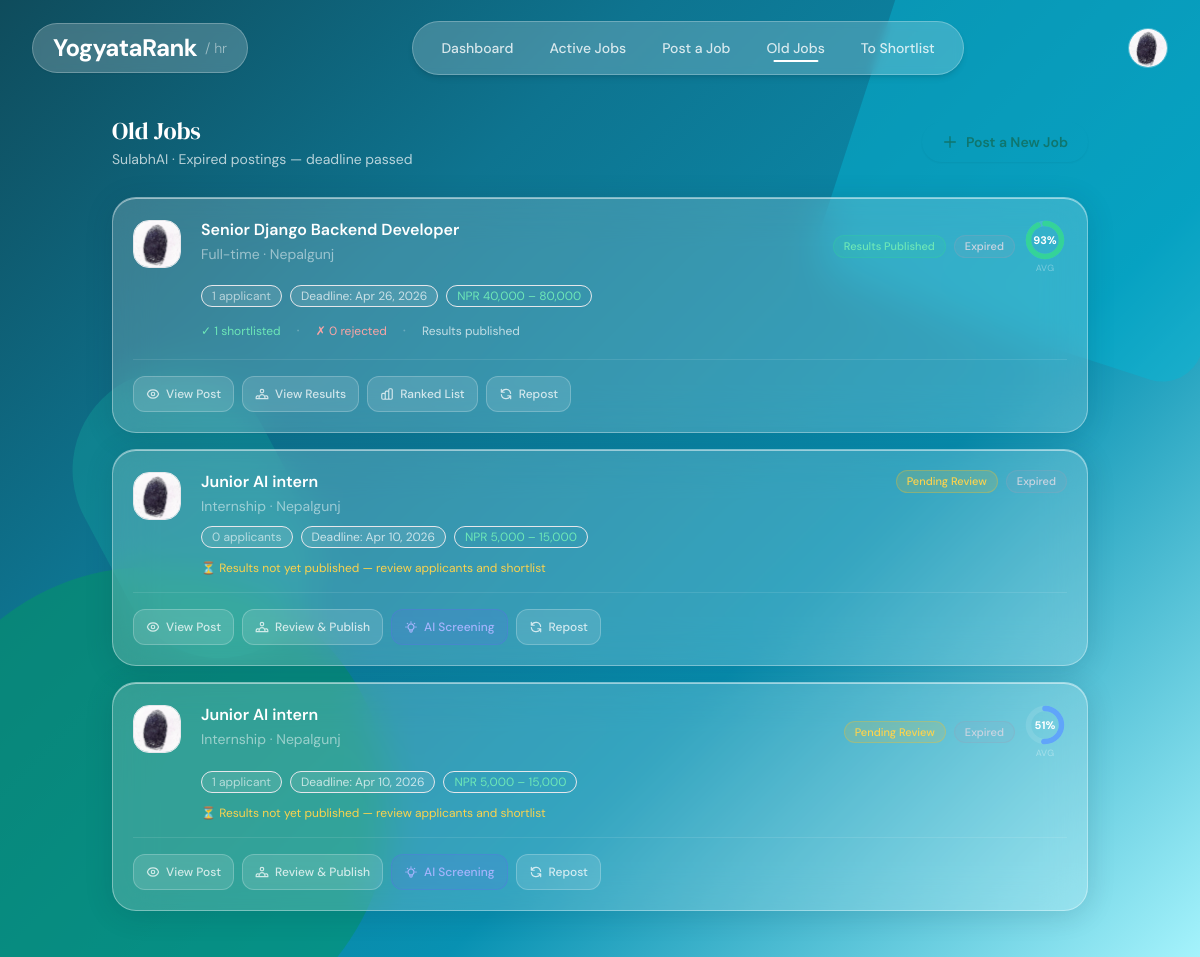
Page /jobs/old/ (signed in) on the earlier database version.
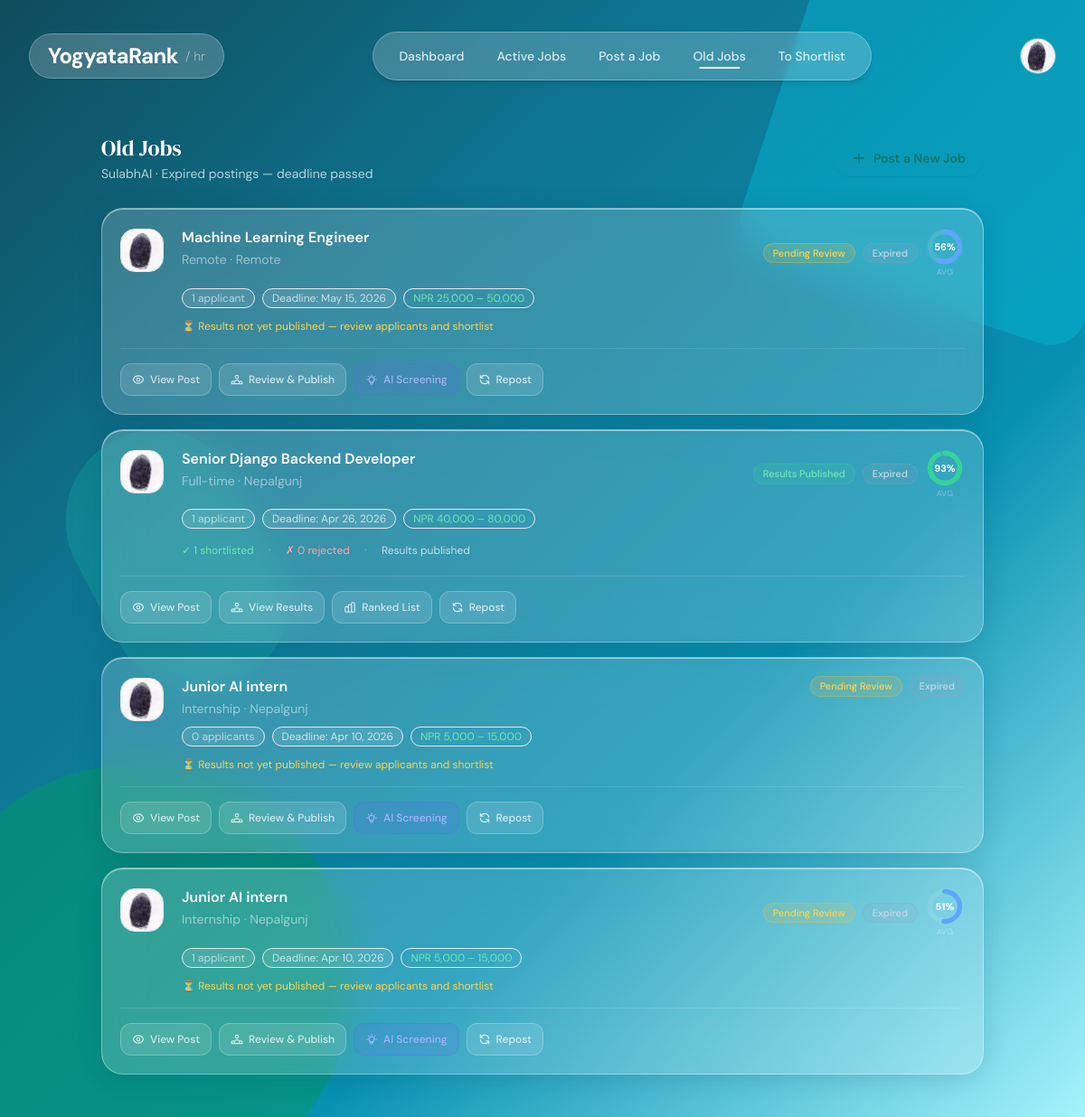
Same page on the later database version.
### accounts/models.py (models this page shows, shortened)
class CompanyProfile(models.Model):
    user         = models.OneToOneField(User, on_delete=models.CASCADE)
    phone           = models.CharField(max_length=20, blank=True)
    company_name = models.CharField(max_length=255)
    description  = models.TextField()
    website      = models.URLField(blank=True, null=True)
    location     = models.CharField(max_length=255, blank=True, null=True)
    logo         = models.ImageField(upload_to='company_logos/', blank=True, null=True)

### jobs/models.py (models this page shows, shortened)
class Job(models.Model):
    class JobType(models.TextChoices):
        FULL_TIME  = "full_time",  "Full-time"
        PART_TIME  = "part_time",  "Part-time"
        CONTRACT   = "contract",   "Contract"
        INTERNSHIP = "internship", "Internship"
        REMOTE     = "remote",     "Remote"
        HYBRID     = "hybrid",     "Hybrid"
    class Status(models.TextChoices):
        OPEN   = "open",   "Open"
        CLOSED = "closed", "Closed"
        DRAFT  = "draft",  "Draft"
    class QualificationLevel(models.TextChoices):
        ANY      = "",         "Any / Not specified"
        DIPLOMA  = "diploma",  "Diploma"
        BACHELOR = "bachelor", "Bachelor's Degree"
        MASTER   = "master",   "Master's Degree"
        PHD      = "phd",      "PhD / Doctorate"
    company          = models.ForeignKey(
                         CompanyProfile,
                         on_delete=models.CASCADE,
                         related_name="jobs"
                       )
    title            = models.CharField(max_length=255)
    description      = models.TextField()
    requirements     = models.TextField(blank=True, help_text="Detailed role requirements")
    responsibilities = models.TextField(blank=True, help_text="Key responsibilities")
    experience_required    = models.IntegerField(
                               default=0,
                               help_text="Minimum years of experience required"
                             )
    qualification_required = models.CharField(
                               max_length=20,
                               choices=QualificationLevel.choices,
                               default=QualificationLevel.ANY,
                               blank=True,
                               help_text="Minimum qualification level required"
                             )
    open_positions   = models.PositiveIntegerField(
                         default=1,
                         help_text="Number of open positions for this role"
                       )
    skills           = models.ManyToManyField(Skill, blank=True)
    location         = models.CharField(max_length=255, blank=True)
    job_type         = models.CharField(
                         max_length=20,
                         choices=JobType.choices,
                         default=JobType.FULL_TIME
                       )
    salary_min       = models.PositiveIntegerField(null=True, blank=True)
    salary_max       = models.PositiveIntegerField(null=True, blank=True)
    salary_currency  = models.CharField(max_length=10, default="NPR")
    status           = models.CharField(
                         max_length=10,
                         choices=Status.choices,
                         default=Status.OPEN
                       )
    deadline         = models.DateField(null=True, blank=True)
    created_at       = models.DateTimeField(auto_now_add=True)
    updated_at       = models.DateTimeField(auto_now=True)
    results_published    = models.BooleanField(default=False)
    shortlist_email_sent = models.BooleanField(default=False)
    class Meta:
        ordering = ["-created_at"]
    @property
    def salary_display(self):
        if self.salary_min and self.salary_max:
            return f"{self.salary_currency} {self.salary_min:,} – {self.salary_max:,}"
        if self.salary_min:
            return f"{self.salary_currency} {self.salary_min:,}+"
        return "Not disclosed"

### jobs/views.py (the view)
# urls.py: path("old/",                          views.old_jobs,           name="old_jobs"),
@login_required
def old_jobs(request):
    company = _get_company(request)
    if not company:
        return redirect('candidate_dashboard')
    today = timezone.now().date()
    jobs = (
        Job.objects
        .filter(company=company)
        .filter(
            Q(status=Job.Status.CLOSED) |
            Q(deadline__lt=today, status=Job.Status.OPEN)
        )
        .annotate(
            applicant_count=Count('applications', distinct=True),
            shortlisted_count=Count(
                'applications',
                filter=Q(applications__status='shortlisted'),
                distinct=True,
            ),
            rejected_count=Count(
                'applications',
                filter=Q(applications__status='rejected'),
                distinct=True,
            ),
            avg_score=Avg('applications__match_score'),
        )
        .order_by('-deadline')
    )
    jobs_data = []
    for job in jobs:
        if job.avg_score is not None:
            job.avg_score_offset = round(94.2 * (1 - job.avg_score / 100), 1)
        else:
            job.avg_score_offset = 94.2
        if job.results_published:
            applicants_qs = (
                Application.objects
                .filter(job=job)
                .exclude(status='withdrawn')
                .select_related('candidate__user')
                .order_by('-match_score')
            )
            ranked = []
            for app in applicants_qs:
                u = app.candidate.user
                ranked.append({
                    'name':        u.get_full_name() or u.username,
                    'score':       round(app.match_score or 0),
                    'status':      app.status,
                    'shortlisted': app.status == 'shortlisted',
                })
            total_count       = len(ranked)
            shortlisted_count = sum(1 for a in ranked if a['shortlisted'])
            ranked_json = json.dumps({
                'title':       job.title,
                'total':       total_count,
                'shortlisted': shortlisted_count,
                'applicants':  ranked,
            })
        else:
            ranked_json = json.dumps({
                'title':       job.title,
                'total':       0,
                'shortlisted': 0,
                'applicants':  [],
            })
        jobs_data.append({
            'job':         job,
            'ranked_json': ranked_json,
        })
    return render(request, 'jobs/old_jobs.html', {
        'company':   company,
        'jobs_data': jobs_data,
    })

### templates/jobs/old_jobs.html (shortened to what this page needs)
{% extends "company_base.html" %}
{% block nav_old_jobs %}active{% endblock %}
{% block main_content %}
<main class="max-w-5xl mx-auto px-4 md:px-6 pt-[12vh] pb-12 relative z-10">
  <div class="flex items-center justify-between mb-7">
    <div>
      <h1 class="font-serif-display text-2xl text-white">Old Jobs</h1>
      <p class="text-white/70 text-sm mt-0.5">{{ company.company_name }} · Expired postings — deadline passed</p>
    </div>
    <a href="{% url 'create_job' %}"
       class="bg-white/88 text-teal-700 font-semibold text-sm px-5 py-2.5 rounded-full hover:bg-white transition-all shadow-sm flex items-center gap-2">
      <svg class="w-4 h-4" fill="none" stroke="currentColor" viewBox="0 0 24 24">
        <path stroke-linecap="round" stroke-linejoin="round" stroke-width="2" d="M12 4v16m8-8H4"/>
      </svg>
      Post a New Job
    </a>
  </div>
  {% if jobs_data %}
  <div class="flex flex-col gap-4">
    {% for item in jobs_data %}
    {% with job=item.job %}
    <div class="job-card glass-card rounded-3xl px-5 py-5">
      <div class="flex items-start gap-5">
        <div class="w-12 h-12 rounded-2xl bg-white/15 backdrop-blur-md border border-white/28 flex items-center justify-center shrink-0 overflow-hidden mt-0.5">
          {% if company.logo %}
            <img src="{{ company.logo.url }}" alt="{{ company.company_name }}" class="w-full h-full object-cover"/>
          {% else %}
            <img src="https://api.dicebear.com/7.x/initials/svg?seed={{ company.company_name|urlencode }}&backgroundColor=ccfbf1&textColor=0f766e"
                 alt="{{ company.company_name }}" class="w-full h-full object-cover"/>
          {% endif %}
        </div>
        <div class="flex-1 min-w-0">
          <div class="flex items-start justify-between gap-4">
            <div class="min-w-0">
              <a href="{% url 'job_detail' job.id %}"
                 class="text-base font-semibold text-white hover:text-white/80 transition-colors block truncate">
                {{ job.title }}
              </a>
              <p class="text-sm text-white/50 mt-0.5">
                {{ job.get_job_type_display }}{% if job.location %} · {{ job.location }}{% endif %}
              </p>
            </div>
            <div class="flex items-center gap-2 shrink-0">
              {% if job.results_published %}
              <span class="badge-results text-[11px] px-2.5 py-0.5 rounded-full font-medium">Results Published</span>
              {% else %}
              <span class="badge-pending text-[11px] px-2.5 py-0.5 rounded-full font-medium">Pending Review</span>
              {% endif %}
              <span class="badge-expired text-[11px] px-2.5 py-0.5 rounded-full font-medium">Expired</span>
              {% if job.avg_score %}
              <div class="flex flex-col items-center">
                <div class="relative w-11 h-11">
                  <svg viewBox="0 0 40 40" width="44" height="44" style="transform:rotate(-90deg)">
                    <circle cx="20" cy="20" r="15" fill="none" stroke="rgba(255,255,255,0.10)" stroke-width="5"/>
                    <circle cx="20" cy="20" r="15" fill="none"
                      stroke="{% if job.avg_score >= 70 %}#34d399{% elif job.avg_score >= 45 %}#60a5fa{% else %}#f87171{% endif %}"
                      stroke-width="5" stroke-linecap="round"
                      stroke-dasharray="94.2"
                      stroke-dashoffset="{{ job.avg_score_offset|default:'94.2' }}"/>
                  </svg>
                  <div class="absolute inset-0 flex items-center justify-center">
                    <span class="text-[11px] font-bold text-white">{{ job.avg_score|floatformat:0 }}%</span>
                  </div>
                </div>
                <span class="text-[9px] text-white/35 uppercase tracking-wide">Avg</span>
              </div>
              {% endif %}
            </div>
          </div>
          <div class="flex flex-wrap gap-2 mt-2.5">
            <span class="text-xs bg-white/10 text-white/60 border border-white/18 px-2.5 py-0.5 rounded-full">
              {{ job.applicant_count }} applicant{{ job.applicant_count|pluralize }}
            </span>
            {% if job.deadline %}
            <span class="text-xs bg-white/10 text-white/70 border border-white/12 px-2.5 py-0.5 rounded-full">
              Deadline: {{ job.deadline|date:"M j, Y" }}
            </span>
            {% endif %}
            {% if job.salary_min or job.salary_max %}
            <span class="text-xs bg-emerald-500/18 text-emerald-300 border border-emerald-400/28 px-2.5 py-0.5 rounded-full">
              {{ job.salary_display }}
            </span>
            {% endif %}
          </div>
          {% if job.results_published %}
          <div class="flex items-center gap-4 mt-3">
            <span class="text-xs text-emerald-300">✓ {{ job.shortlisted_count }} shortlisted</span>
            <span class="text-white/25">·</span>
            <span class="text-xs text-red-300">✗ {{ job.rejected_count }} rejected</span>
            <span class="text-white/25">·</span>
            <span class="text-xs text-white/70">Results published</span>
          </div>
          {% else %}
          <p class="text-xs text-amber-300 mt-3">⏳ Results not yet published — review applicants and shortlist</p>
          {% endif %}
        </div>
      </div>
      <div class="flex flex-wrap items-center gap-2 mt-4 pt-4 border-t border-white/10">
        <a href="{% url 'job_detail' job.id %}"
           class="action-btn flex items-center gap-1.5 px-3 py-2 rounded-xl">
          View Post
        </a>
        <a href="{% url 'view_applicants' job.id %}"
           class="action-btn flex items-center gap-1.5 px-3 py-2 rounded-xl">
          {% if job.results_published %}View Results{% else %}Review & Publish{% endif %}
        </a>
        {% if job.results_published %}
        <button onclick="openModal('{{ job.id }}')"
                class="action-btn flex items-center gap-1.5 px-3 py-2 rounded-xl">
          Ranked List
        </button>
        {% else %}
        <a href="{% url 'screening_dashboard' job.id %}"
           class="action-btn flex items-center gap-1.5 px-3 py-2 rounded-xl"
           style="background:rgba(99,102,241,0.15);border-color:rgba(99,102,241,0.28);color:#a5b4fc;">
          AI Screening
        </a>
        {% endif %}
        <a href="{% url 'create_job' %}?repost={{ job.id }}"
           class="action-btn flex items-center gap-1.5 px-3 py-2 rounded-xl">
          <svg class="w-3.5 h-3.5" fill="none" stroke="currentColor" viewBox="0 0 24 24">
            <path stroke-linecap="round" stroke-linejoin="round" stroke-width="2"
                  d="M4 4v5h.582m15.356 2A8.001 8.001 0 004.582 9m0 0H9m11 11v-5h-.581m0 0a8.003 8.003 0 01-15.357-2m15.357 2H15"/>
          </svg>
          Repost
        </a>
      </div>
    </div>
    {% endwith %}
    {% endfor %}
  </div>
  {% endif %}
</main>
{% endblock %}

### templates/company_base.html (shortened to what this page needs)
{% load static tailwind_tags %}
<!DOCTYPE html>
<html lang="en">
<head>
  {% tailwind_css %}
</head>
<body class="min-h-screen">
  <div class="bg-canvas">
    <div class="shape-bl-teal"></div>
    <div class="shape-tr-teal"></div>
    <div class="shape-mid-teal"></div>
  </div>
  <header class="fixed top-0 left-0 w-full z-50">
    <div class="w-full px-4 md:px-8 flex items-center justify-between h-[10vh]">
      <a href="{% url 'company_dashboard' %}"
         class="flex items-center gap-2 backdrop-blur-sm bg-white/20 border border-white/25 rounded-full px-3 md:px-5 py-2 shadow-sm hover:bg-white/25 transition-all">
        <span class="text-xl md:text-2xl text-white tracking-tight font-bold">YogyataRank</span>
        <span class="hidden sm:block text-sm text-white/50 font-light">/ hr</span>
      </a>
      <nav class="hidden md:flex items-center gap-1 backdrop-blur-sm bg-white/20 border border-white/25 rounded-full px-3 py-2 shadow-md">
        <a href="{% url 'company_dashboard' %}"
           class="nav-link {% block nav_dashboard %}{% endblock %} px-4 py-2 rounded-full text-sm font-medium text-white/80 hover:text-white hover:bg-white/15 transition-all">
          Dashboard
        </a>
        <a href="{% url 'company_job_list' %}"
           class="nav-link {% block nav_jobs %}{% endblock %} px-4 py-2 rounded-full text-sm font-medium text-white/80 hover:text-white hover:bg-white/15 transition-all">
          Active Jobs
        </a>
         <a href="{% url 'create_job' %}"
          class="nav-link {% block nav_post_job %}{% endblock %} px-4 py-2 rounded-full text-sm font-medium text-white/80 hover:text-white hover:bg-white/15 transition-all">
          Post a Job
        </a>
        <a href="{% url 'old_jobs' %}"
          class="nav-link {% block nav_old_jobs %}{% endblock %} px-4 py-2 rounded-full text-sm font-medium text-white/80 hover:text-white hover:bg-white/15 transition-all">
          Old Jobs
        </a>
        <a href="{% url 'to_shortlist' %}"
          class="nav-link {% block nav_to_shortlist %}{% endblock %} px-4 py-2 rounded-full text-sm font-medium text-white/80 hover:text-white hover:bg-white/15 transition-all flex items-center gap-2">
          To Shortlist
        </a>
      </nav>
      <div class="flex items-center gap-2">
        {% block nav_avatar %}
        <a href="{% url 'company_edit_profile' %}" title="Edit Profile" class="h-10 w-10 flex-shrink-0">
          {% if company and company.logo %}
            <img src="{{ company.logo.url }}"
                 alt="Company Logo"
                 class="h-10 w-10 rounded-full border border-white/30 object-cover hover:opacity-90 transition-all">
          {% else %}
            <div class="h-10 w-10 rounded-full flex items-center justify-center font-bold text-sm bg-white/20 border border-white/30 text-white">
              {{ company.company_name|first|default:request.user.username|first|upper }}
            </div>
          {% endif %}
        </a>
        {% endblock %}
      </div>
    </div>
  </header>
  {% block main_content %}{% endblock %}
</body>
</html>

Differences in the rows shown:
added Job: logo (picture), job "Machine Learning Engineer", job.job_type "Remote", job.location "Remote", results_published "Pending Review", job.avg_score "56", job.applicant_count "1", job.deadline "May 15, 2026", job.salary_display "NPR 25,000 – 50,000", shows "⏳ Results not yet published — review applicants and shortlist"
